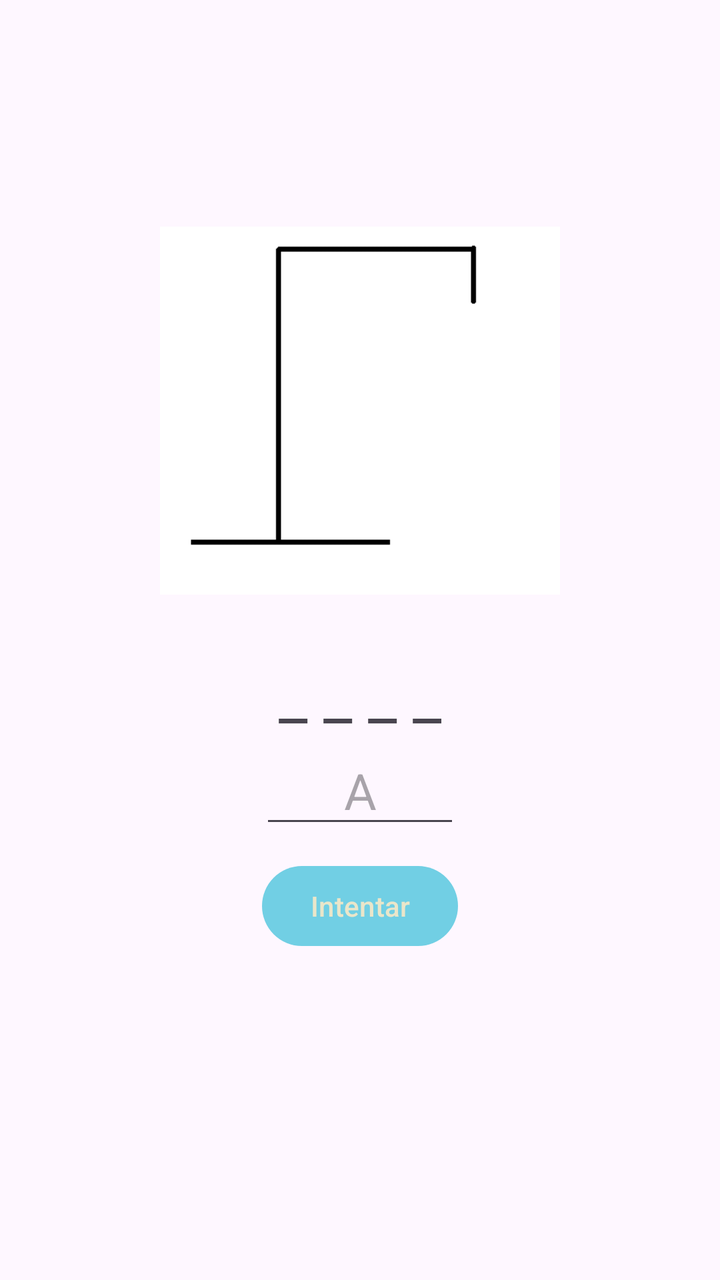
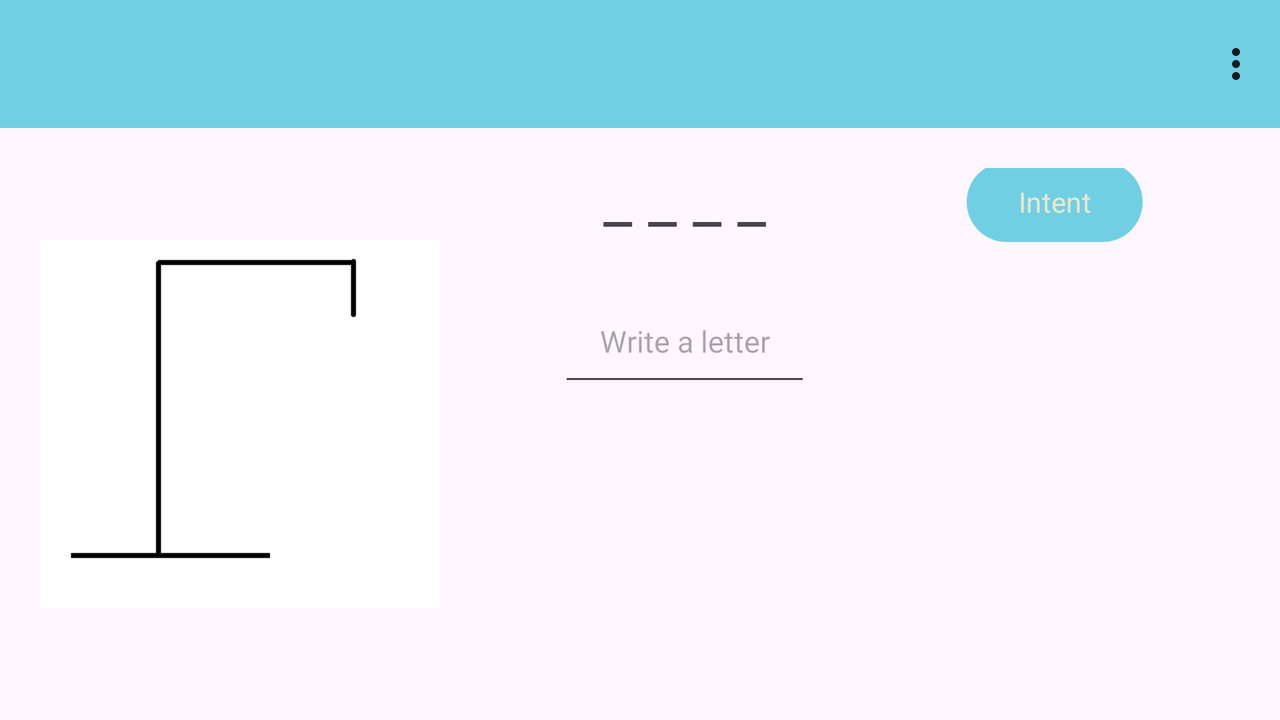

Compare how this app lays out the same screen by default and in its alternative resource folder. The renders come first, then the two layout files and the values they reference.
<!-- AndroidManifest.xml: application theme Theme.Ahorcado -->
<!-- res/layout/activity_game.xml -->
<?xml version="1.0" encoding="utf-8"?>
<LinearLayout xmlns:android="http://schemas.android.com/apk/res/android"
    android:layout_width="match_parent"
    android:layout_height="match_parent"
    android:orientation="vertical"
    android:gravity="center"
    android:padding="20dp"
    android:id="@+id/mainLayoutGame">

    <ImageView
        android:id="@+id/imageHangman"
        android:layout_width="200dp"
        android:layout_height="200dp"
        android:src="@drawable/a_0" />

    <TextView
        android:id="@+id/txtHiddenWord"
        android:layout_width="wrap_content"
        android:layout_height="wrap_content"
        android:text="_ _ _ _"
        android:textSize="32sp"
        android:layout_marginTop="20dp" />

    <EditText
        android:id="@+id/inputLetter"
        android:layout_width="100dp"
        android:layout_height="wrap_content"
        android:maxLength="1"
        android:hint="A"
        android:textSize="25sp"
        android:gravity="center" />

    <Button
        android:id="@+id/btnTry"
        android:layout_width="wrap_content"
        android:layout_height="wrap_content"
        android:text="Intentar"
        android:layout_marginTop="10dp" />

    <TextView
        android:id="@+id/txtResult"
        android:layout_width="wrap_content"
        android:layout_height="wrap_content"
        android:textSize="28sp"
        android:textStyle="bold"
        android:layout_marginTop="20dp" />

</LinearLayout>
<!-- resources referenced by this layout -->
<resources>
  <!-- drawable a_0: png bitmap (drawable, 2948 bytes) -->
  <style name="Theme.Ahorcado" parent="Base.Theme.Ahorcado" />
  <style name="Base.Theme.Ahorcado" parent="Theme.Material3.DayNight.NoActionBar">
          <item name="colorPrimary">@color/l_primary</item>
          <item name="colorOnPrimary">@color/l_background</item>
  
          <item name="colorSecondary">@color/l_secondary</item>
          <item name="colorOnSecondary">@color/l_background</item>
  
      </style>
  <color name="l_primary">#71CFE4</color>
  <color name="l_background">#eae6ca</color>
  <color name="l_secondary">#71A9E4</color>
</resources>
<!-- res/layout-land/activity_game.xml (the repository's variant of the layout above) -->
<!-- drawn on the phone turned sideways -->
<?xml version="1.0" encoding="utf-8"?>
<androidx.coordinatorlayout.widget.CoordinatorLayout
    xmlns:android="http://schemas.android.com/apk/res/android"
    xmlns:app="http://schemas.android.com/apk/res-auto"
    android:layout_width="match_parent"
    android:layout_height="match_parent">

    <com.google.android.material.appbar.AppBarLayout
        android:layout_width="match_parent"
        android:layout_height="wrap_content">

        <androidx.appcompat.widget.Toolbar
            android:id="@+id/topBarViewGameplay"
            android:layout_width="match_parent"
            android:layout_height="wrap_content"
            android:background="?attr/colorPrimary"
            android:minHeight="?attr/actionBarSize"
            android:theme="?attr/actionBarTheme"
            app:menu="@menu/custom_toolbar" />
    </com.google.android.material.appbar.AppBarLayout>

    <LinearLayout
        android:id="@+id/mainLayoutGame"
        android:layout_width="match_parent"
        android:layout_height="match_parent"
        android:orientation="horizontal"
        android:padding="20dp"
        android:gravity="center"
        app:layout_behavior="@string/appbar_scrolling_view_behavior">

        <ImageView
            android:id="@+id/imageHangman"
            android:layout_width="200dp"
            android:layout_height="200dp"
            android:src="@drawable/a_0"
            android:layout_marginEnd="30dp" />

        <LinearLayout
            android:layout_width="0dp"
            android:layout_height="270dp"
            android:layout_weight="1"
            android:gravity="center_horizontal"
            android:orientation="vertical">

            <TextView
                android:id="@+id/txtHiddenWord"
                android:layout_width="wrap_content"
                android:layout_height="wrap_content"
                android:layout_marginBottom="20dp"
                android:fontFamily="@font/vaseline_extra"
                android:text="_ _ _ _"
                android:textSize="32sp" />

            <EditText
                android:id="@+id/inputLetter"
                android:layout_width="126dp"
                android:layout_height="58dp"
                android:layout_marginBottom="20dp"
                android:fontFamily="@font/vaseline_extra"
                android:gravity="center"
                android:hint="@string/write_letter"
                android:maxLength="1"
                android:textSize="15sp" />

        </LinearLayout>

        <LinearLayout
            android:layout_width="0dp"
            android:layout_height="270dp"
            android:layout_weight="1"
            android:gravity="center_horizontal"
            android:orientation="vertical">

            <Button
                android:id="@+id/btnTry"
                android:layout_width="wrap_content"
                android:layout_height="wrap_content"
                android:layout_marginBottom="20dp"
                android:fontFamily="@font/vaseline_extra"
                android:text="@string/intent" />

            <TextView
                android:id="@+id/txtResult"
                android:layout_width="wrap_content"
                android:layout_height="wrap_content"
                android:fontFamily="@font/vaseline_extra"
                android:textSize="24sp"
                android:textStyle="bold" />

        </LinearLayout>



    </LinearLayout>


</androidx.coordinatorlayout.widget.CoordinatorLayout>
<!-- resources referenced by the variant -->
<!-- as the phone turned sideways resolves them -->
<resources>
  <!-- drawable a_0: png bitmap (drawable, 2948 bytes) -->
  <string name="intent">Intent</string>
  <string name="write_letter">Write a letter</string>
  <style name="Theme.Ahorcado" parent="Base.Theme.Ahorcado" />
  <style name="Base.Theme.Ahorcado" parent="Theme.Material3.DayNight.NoActionBar">
          <item name="colorPrimary">@color/l_primary</item>
          <item name="colorOnPrimary">@color/l_background</item>
  
          <item name="colorSecondary">@color/l_secondary</item>
          <item name="colorOnSecondary">@color/l_background</item>
  
      </style>
  <color name="l_primary">#71CFE4</color>
  <color name="l_background">#eae6ca</color>
  <color name="l_secondary">#71A9E4</color>
</resources>
